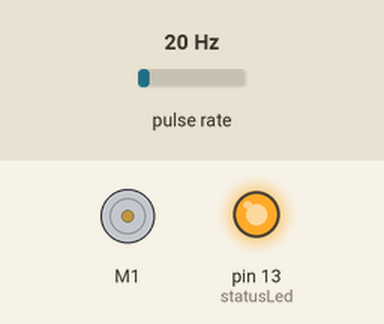
This sketch was run on a simulated Arduino Uno, built with avr-gcc and run on an emulated ATmega328P. Shown: DC motor (green arrow = forward, orange = backward, longer = faster), output pins drawn as LEDs (lit = HIGH). Wiring (inferred from the names in the program): pulse sensor: data pin 2. The inputs (shaded band) are chosen by the test bench; at power-on: pulse rate 20 Hz. What the sketch prints to the serial monitor is not drawn.

Above: at 3.0 s.
Timing chart, 0 to 7.8 s (numbered marks = the images above):
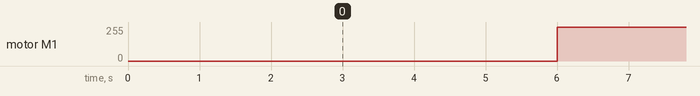

Measured:
- by itself, motor M1: alternates forward 255/255 for 3.0 s and stopped for 3.0 s

The sketch:

PumpAndFlowSensor.ino
```cpp
#include <AFMotor.h>

AF_DCMotor motor(1, MOTOR12_64KHZ);

byte statusLed    = 13;

byte sensorInterrupt = 0;  // 0 = digital pin 2
byte sensorPin       = 2;

// The hall-effect flow sensor outputs approximately 4.5 pulses per second per
// litre/minute of flow.
float calibrationFactor = 4.5;

volatile byte pulseCount;

float flowRate;
unsigned int flowMilliLitres;
unsigned long totalMilliLitres;

unsigned long oldTime;
unsigned long motorTimer;
boolean motorState = false;

void setup()
{

  // Initialize a serial connection for reporting values to the host
  Serial.begin(9600);

  // Set up the status LED line as an output
  pinMode(statusLed, OUTPUT);
  digitalWrite(statusLed, HIGH);  // We have an active-low LED attached

  pinMode(sensorPin, INPUT);
  digitalWrite(sensorPin, HIGH);

  pulseCount        = 0;
  flowRate          = 0.0;
  flowMilliLitres   = 0;
  totalMilliLitres  = 0;
  oldTime           = 0;

  motorTimer = 0;
  // The Hall-effect sensor is connected to pin 2 which uses interrupt 0.
  // Configured to trigger on a FALLING state change (transition from HIGH
  // state to LOW state)
  attachInterrupt(sensorInterrupt, pulseCounter, FALLING);

  motor.setSpeed(255);

  motor.run(RELEASE);
}

/**
   Main program loop
*/
void loop()
{
  if ((millis() - motorTimer) > 3000) {
    motorTimer = millis();
    if (motorState)motor.run(FORWARD);
    else motor.run(RELEASE);
    motorState = !motorState;

  }


  if ((millis() - oldTime) > 1000)   // Only process counters once per second
  {
    detachInterrupt(sensorInterrupt);
    flowRate = ((1000.0 / (millis() - oldTime)) * pulseCount) / calibrationFactor;
    oldTime = millis();
    flowMilliLitres = (flowRate / 60) * 1000;
    totalMilliLitres += flowMilliLitres;

    unsigned int frac;
    Serial.print("Flow rate: ");
    Serial.print(int(flowRate));  // Print the integer part of the variable
    Serial.print(".");             // Print the decimal point
    // Determine the fractional part. The 10 multiplier gives us 1 decimal place.
    frac = (flowRate - int(flowRate)) * 10;
    Serial.print(frac, DEC) ;      // Print the fractional part of the variable
    Serial.print("L/min");
    // Print the number of litres flowed in this second
    Serial.print("  Current Liquid Flowing: ");             // Output separator
    Serial.print(flowMilliLitres);
    Serial.print("mL/Sec");
    // Print the cumulative total of litres flowed since starting
    Serial.print("  Output Liquid Quantity: ");             // Output separator
    Serial.print(totalMilliLitres);
    Serial.println("mL");

    // Reset the pulse counter so we can start incrementing again
    pulseCount = 0;

    // Enable the interrupt again now that we've finished sending output
    attachInterrupt(sensorInterrupt, pulseCounter, FALLING);
  }
}

/*
  Insterrupt Service Routine
*/
void pulseCounter()
{
  // Increment the pulse counter
  pulseCount++;
}
```
